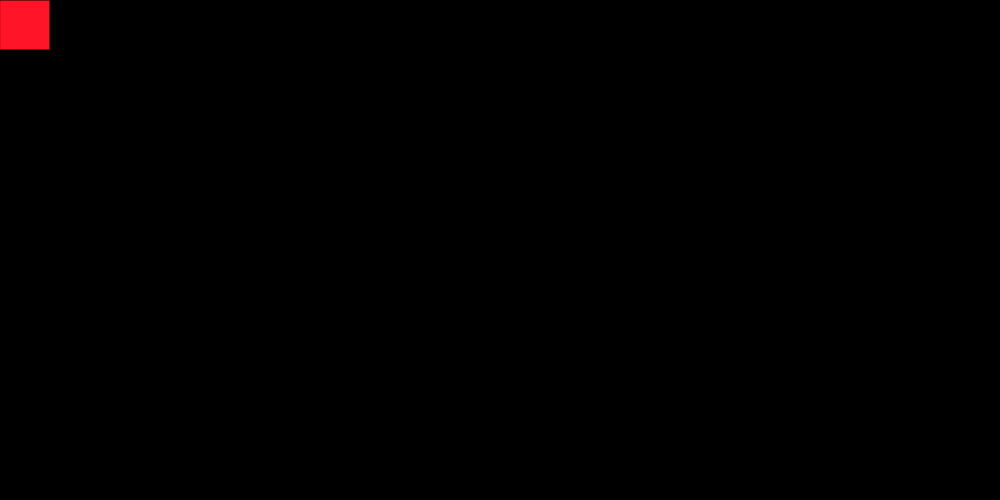
Frame 1 (no input)
Frame 60 (no input): identical to frame 1, image omitted
Frame 120 (the mouse pressed at the canvas centre since frame 60): identical to frame 1, image omitted

The p5.js sketch that drew this single still picture (run headless with seeded random() and noise() and a simulated clock; from frame 60 on, the mouse is pressed at the canvas centre):

// p5.js sketch
// ── sketch.js
/* Globel Varibles */
w = 1000;
h = 500;
var speed;
var tank;
var speed;
/**
 * This function is the first thing that is called when setting up the program. 
 * I put a super simple program to help you get started. 
 */


function setup() {
    createCanvas(w, h);
    background(0);
    speed = 10; //change to go faster!
    tank = new GeoTank();
}

/**
 * This is called at 60 FPS, u can change the framerate with frameRate(int) in setup()
 * You want to "repaint" the canvas every time it updates with the new values. 
 */
function draw() {
    background(0); //repaints the background to black
    tank.update(); //calls update in GeoTank
}


/**
 * This is the tank object, keeps track of where it is and which way it 
 * moving.
 */
function GeoTank() {
    /* Position */
    this.x = 0;
    this.y = 0;

    /* direction */
    this.xspeed = 0;
    this.yspeed = 0;
    this.update = function() {
        this.x = this.x + this.xspeed;
        this.y = this.y + this.yspeed;
        fill(255, 20, 40, 255); //fills the rect with RGBA 255,20,40,255
        rect(this.x, this.y, 50, 50);
    }
    this.dir = function(x, y) {
        this.xspeed = x;
        this.yspeed = y;
    }
}


/**
 * Checks to see if a key is pressed. Function name is important in p5. 
 * If it a key is pressed it can change the direction of the rect moving
 */
function keyPressed() {
    if (keyCode === LEFT_ARROW) {
        tank.dir(-1 * speed, 0);
    } else if (keyCode === RIGHT_ARROW) {
        tank.dir(speed, 0);
    } else if (keyCode === UP_ARROW) {
        tank.dir(0, -1 * speed);
    } else if (keyCode === DOWN_ARROW) {
        tank.dir(0, speed);
    }
}
